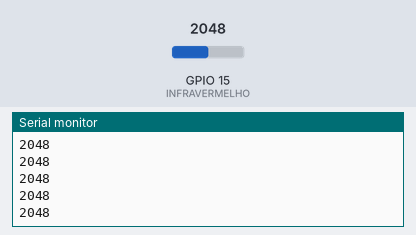
The sketch below on a simulated ESP32. Shown: the last lines printed to the serial monitor. Inputs (shaded band) come from the test bench; at power-on: GPIO 15 (INFRAVERMELHO) = 2048.

Above: at 1.2 s.
1.3 s: GPIO 15 (INFRAVERMELHO) set to 2866
At 2.1 s:
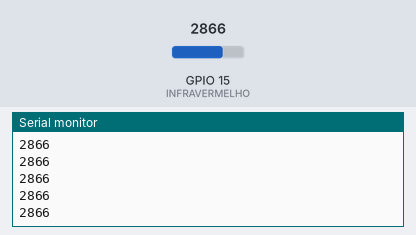
2.8 s: GPIO 15 (INFRAVERMELHO) set to 3603
At 3.9 s:
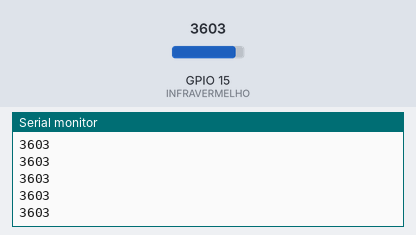
Timing chart, 0 to 5.8 s (numbered marks = the images above; inputs shaded):
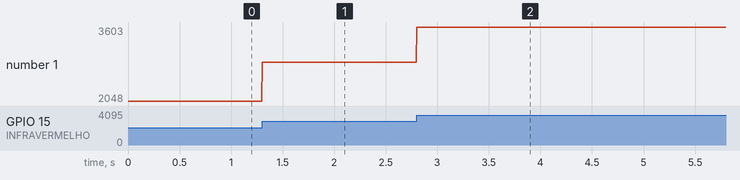

The sketch:

INFRAVERMELHO_ESP32.ino
```cpp
#define INFRAVERMELHO 15

void setup() {

  Serial.begin(9600);

  pinMode(INFRAVERMELHO, INPUT);

}

void loop() {

  int C = analogRead(INFRAVERMELHO);
  Serial.println(C);

}
```

Measured:
- after the input at 1.3 s, the serial monitor: prints a new line at once (image 1)
- after the input at 2.8 s, the serial monitor: prints a new line at once (image 2)
- plotted number 1: 2048 → 2866 after the input at 1.3 s, 2866 → 3603 after the input at 2.8 s
